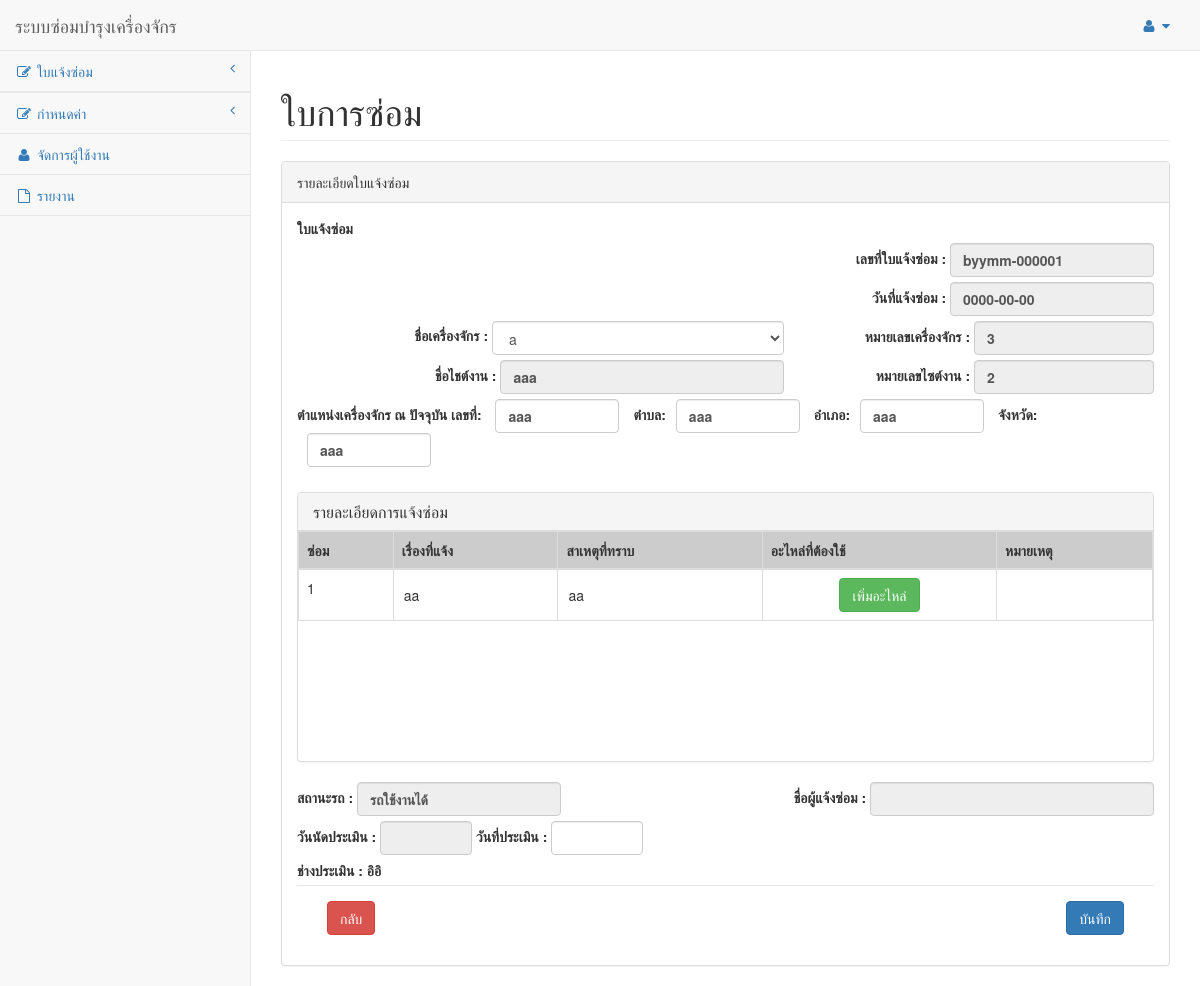
/CheckParts/addParts.php?id=byymm-000001, run on the app's committed database.
### tables this page shows
CREATE TABLE `tdoctmajob` (
  `XVMajDocNo` varchar(13) NOT NULL,
  `XVMajWhoInformant` varchar(100) NOT NULL,
  `XVMajStatus` varchar(30) NOT NULL,
  `XVMaCarStatus` varchar(200) NOT NULL,
  `XVMajFinishRmk` varchar(150) NOT NULL,
  `XVMajDocStatus` varchar(1) NOT NULL,
  `XVMajNumber` varchar(100) NOT NULL,
  `XVMajSub-district` varchar(100) NOT NULL,
  `XVMajDistrict` varchar(100) NOT NULL,
  `XVMajProvince` varchar(100) NOT NULL,
  `XVVehCode` int(5) NOT NULL
);

CREATE TABLE `tdoctmajobdate` (
  `XVMajDocNo` varchar(13) NOT NULL,
  `XDMajEstAppPlanDate` datetime NOT NULL,
  `XDMajEstActualDate` datetime NOT NULL,
  `XDMajDate` date NOT NULL,
  `XDMajSpareDate` date NOT NULL,
  `XDMaPickupAppPlanDate` datetime NOT NULL,
  `XDMajRepairAppPlanDate` datetime NOT NULL,
  `XDMajRepairActualDate` datetime NOT NULL,
  `XDMajPickupActualDate` datetime NOT NULL,
  `XDMajFinishDate` datetime NOT NULL,
  `XDMajConfirmDate` datetime NOT NULL,
  `XDMajSendTime` datetime NOT NULL,
  `XDMajKeyTime` datetime NOT NULL
);

CREATE TABLE `tmstvehicle` (
  `XVVehCode` int(5) NOT NULL,
  `XVVehName` varchar(50) NOT NULL,
  `XVVehRegistration` varchar(50) NOT NULL,
  `XVVehNumber` varchar(50) NOT NULL,
  `XVVehMango` varchar(50) NOT NULL,
  `XVVehBrand` varchar(50) NOT NULL,
  `XVVehModel` varchar(50) NOT NULL,
  `XVVehChassisNumber` varchar(50) NOT NULL,
  `XVVehEngineNumber` varchar(50) NOT NULL,
  `XVVehTypeCode` int(5) DEFAULT NULL,
  `XVDptCode` int(5) DEFAULT NULL
);

CREATE TABLE `tmstmdepartment` (
  `XVDptCode` int(5) NOT NULL,
  `XVDptNumber` varchar(100) NOT NULL,
  `XVDptSub-district` varchar(100) NOT NULL,
  `XVDptDistrict` varchar(100) NOT NULL,
  `XVDptProvince` varchar(100) NOT NULL,
  `XVDptname` varchar(100) NOT NULL
);

CREATE TABLE `tdoctmajobdetail` (
  `XIMajdSeqNo` int(3) NOT NULL,
  `XVMajDocNo` varchar(13) NOT NULL,
  `XVMajdSubject` varchar(150) NOT NULL,
  `XVMajdCause` varchar(150) NOT NULL,
  `XVMajConfirm` varchar(50) NOT NULL
);

### CheckParts/addParts.php (the view, shortened to what this page needs)
<!DOCTYPE html>
<html lang="en">
<head>
    <link href="../vendor/bootstrap/css/bootstrap.min.css" rel="stylesheet">
    <link href="../vendor/metisMenu/metisMenu.min.css" rel="stylesheet">
    <link href="../vendor/datatables/css/dataTables.bootstrap.css" rel="stylesheet">
    <link href="../vendor/datatables-responsive/dataTables.responsive.css" rel="stylesheet">
    <link href="../dist/css/sb-admin-2.css" rel="stylesheet">
    <link href="../vendor/css/datepicker.css" rel="stylesheet">
    <link href="../vendor/font-awesome/css/font-awesome.min.css" rel="stylesheet" type="text/css">
    <link rel="stylesheet" href="../vendor/css/bootstrap-select.css">
    <link href="../vendor/font-awesome/css/font-awesome.min.css" rel="stylesheet" type="text/css">
</head>
<?php
    if(isset($_GET['id'])){
        ?>
<body>
    <?php
include '../Template/templsidebar.php';
         include '../database/connect.php';
    if(isset($_GET['id'])){
        $id=$_GET['id'];
    $sql = " SELECT  m.XVMajDocNo, d.XDMajDate, m.XVVehCode, v.XVVehName, m.XVMajStatus, m.XVMajDocStatus ,depart.XVDptCode,depart.XVDptName,depart.XVDptNumber,depart.`XVDptSub-district`,depart.XVDptDistrict,depart.XVDptProvince
 FROM  tdoctmajob m, tdoctmajobdate d, tmstvehicle v,tmstmdepartment depart
 WHERE m.XVMajDocNo = d.XVMajDocNo
 AND m.XVVehCode = v.XVVehCode
 AND v.XVDptCode = depart.XVDptCode
 AND m.XVMajDocNo ='$id'";
$result = mysqli_query($connect,$sql) or die(mysqli_query($connect));
while ($row=mysqli_fetch_array($result)){
?>
    <div id="wrapper">
        <div id="page-wrapper">
            <div class="row">
                <div class="col-lg-12">
                    <h1 class="page-header">ใบการซ่อม</h1>
                </div>
            </div>
            <div class="row">
                <div class="col-lg-12">
                    <div class="panel panel-default">
                        <div class="panel-heading">
                            รายละเอียดใบแจ้งซ่อม
                        </div>
                        <div class="panel-body">
                            <label>ใบแจ้งซ่อม</label>
                            <form action="" class="form-inline">
                                <div class="row">
                                    <div class="col-md-6"></div>
                                    <div class="col-md-6 ml-auto">
                                        <div class="col text-right">
                                            <label for="numb">เลขที่ใบแจ้งซ่อม : <input type="text" name="XVMajDocNo"
                                                    id="jobid" class="form-control"
                                                    value="<?php echo $row["XVMajDocNo"];?>" readonly></label>
                                        </div>
                                    </div>
                                </div>
                                <div class="row">
                                    <div class="col-md-6"></div>
                                    <div class="col-md-6 ml-auto">
                                        <div class="col text-right">
                                            <label for="numb">วันที่แจ้งซ่อม : <input type="text" name="numb"
                                                    class="form-control" value="<?php echo $row["XDMajDate"];?>"
                                                    readonly></label>
                                        </div>
                                    </div>
                                </div>
                                <div class="row">
                                    <div class="col-md-7">
                                        <div class="col text-right">
                                            <label for="numb">ชื่อเครื่องจักร :</label>
                                            <select id="XVVehName" name="XVVehName" class="form-control"
                                                style="width:60%">
                                                <?php
                                     include '../database/connect.php';
                                     $sql1 = "select * from tmstvehicle; ";
                                     $result1 = mysqli_query($connect,$sql1) or die(mysqli_query($connect));
                                     while ($row1=mysqli_fetch_array($result1)){
                                         ?>
                                                <option value="<?php echo $row1["XVVehCode"];?>"
                                                    <?php if($row["XVVehCode"] == $row1["XVVehCode"]) echo "selected" ?>>
                                                    <?php echo $row1["XVVehName"]; ?></option>
                                                <?php
                                     }
                                    ?>
                                            </select>
                                        </div>
                                    </div>
                                    <div class="col-md-5">
                                        <div class="col text-right">
                                            <label for="numb">หมายเลขเครื่องจักร : <input type="text" size="17"
                                                    name="noof" value="<?php echo $row["XVVehCode"];?>"
                                                    class="form-control" id="noof" readonly></label>
                                        </div>
                                    </div>
                                </div>
                                <div class="row">
                                    <div class="col-md-7">
                                        <div class="col text-right">
                                            <label for="numb">ชื่อไชต์งาน : <input type="text" size="30" name="dname"
                                                    id="dname" value="<?php echo $row["XVDptName"];?>"
                                                    class="form-control" readonly></label>
                                        </div>
                                    </div>
                                    <div class="col-md-5">
                                        <div class="col text-right">
                                            <label for="numb">หมายเลขไซต์งาน : <input type="text" size="17" name="dcode"
                                                    value="<?php echo $row["XVDptCode"];?>" id="dcode"
                                                    class="form-control" readonly></label>
                                        </div>
                                    </div>
                                </div>
                                <div class="form-row">
                                    <div class="col">
                                        <label for="numb">ตำแหน่งเครื่องจักร ณ ปัจจุบัน เลขที่:
                                            <input type="text" style="margin: 0px 10px;" size="10" name="dnum" id="dnum"
                                                value="<?php echo $row["XVDptNumber"];?>" class="form-control">
                                            ตำบล:<input type="text" style="margin: 0px 10px;" size="10" name="dsub"
                                                id="dsub" value="<?php echo $row["XVDptSub-district"];?>"
                                                class="form-control">
                                            อำเภอ:<input type="text" style="margin: 0px 10px;" size="10" name="ddis"
                                                id="ddis" value="<?php echo $row["XVDptDistrict"];?>"
                                                class="form-control">
                                            จังหวัด:<input type="text" style="margin: 0px 10px;" size="10" name="dpro"
                                                id="dpro" value="<?php echo $row["XVDptProvince"];?>"
                                                class="form-control"></label>
                                    </div>
                                </div>
                                <?php }?>
                                <div class="panel panel-default" style="margin-top:20px;">
                                    <div class="panel-heading">
                                        <h3 class="panel-title">รายละเอียดการแจ้งซ่อม</h3>
                                    </div>
                                    <div class="table-wrapper-scroll-y my-custom-scrollbar">
                                        <table class="table table-bordered" id="tab_logic">
                                            <thead>
                                                <tr>
                                                    <th style="background:#CCCCCC;">ซ่อม</th>
                                                    <th style="background:#CCCCCC;">เรื่องที่แจ้ง</th>
                                                    <th style="background:#CCCCCC;">สาเหตุที่ทราบ</th>
                                                    <th style="background:#CCCCCC;">อะไหล่ที่ต้องใช้</th>
                                                    <th style="background:#CCCCCC;">หมายเหตุ</th>
                                                </tr>
                                            </thead>
                                            <tbody class="sub">
                                                <?php
                                             include '../database/connect.php';
                                                $sql2 = "SELECT  jd.XIMajdSeqNo,jd.XVMajdSubject,jd.XVMajdCause
                                                FROM  tdoctmajob j ,tdoctmajobdetail jd
                                                WHERE  j.XVMajDocNo = jd.XVMajDocNo
                                                AND j.XVMajDocNo = '$id'";
                                                $result2 = mysqli_query($connect,$sql2) or die(mysqli_query($connect));
                                                while ($row2=mysqli_fetch_array($result2)){
                                            ?>
                                                <tr id='addr0'>
                                                    <td class="seq"><?php echo $row2["XIMajdSeqNo"];?></td>
                                                    <td><input type="text" name="n_sub[]"
                                                            placeholder="กรุณากรอกเรื่องที่แจ้ง"
                                                            value="<?php echo $row2["XVMajdSubject"];?>" readonly>
                                                    </td>
                                                    <td><input type="text" name="sub[]" placeholder="กรุณากรอกสาเหตุ"
                                                            value="<?php echo $row2["XVMajdCause"];?>" readonly></td>
                                                    <td align="center"><button type="button" class="btn btn-success mr-auto addPart">เพิ่มอะไหล่</button></td>
                                                    <td><input type="text" name="note[]"></td>
                                                </tr>
                                                <?php } ?>
                                            </tbody>
                                        </table>
                                    </div>
                                    <div class="panel-body" style="margin:0px;">
                                    </div>
                                </div>
                                <div class="row">
                                    <div class="col-md-5">
                                        <div class="col text-left">
                                            <label for="numb">สถานะรถ :
                                                <input class="form-control" type="text" value="รถใช้งานได้" readonly>
                                            </label>
                                        </div>
                                    </div>
                                    <div class="col-md-7">
                                        <div class="col text-right">
                                            <label for="numb">ชื่อผู้แจ้งซ่อม : <input type="text" size="30"
                                                    name="nameof" class="form-control" readonly></label>
                                        </div>
                                    </div>
                                    <div class="col-md-6">
                                        <div class="col text-left">
                                            <label for="numb">วันนัดประเมิน : <input type="text" size="6" name="as_date"
                                                    class="form-control" readonly>
                                            </label>
                                            <label for="numb">วันที่ประเมิน : <input type="text" size="6"
                                                    name="eva_date" class="form-control">
                                            </label>
                                        </div>
                                    </div>
                                    <div class="col-md-12">
                                        <div class="col text-left">
                                            <label for="numb">ช่างประเมิน : <?php echo 'อิอิ'?>
                                            </label>
                                        </div>
                                    </div>
                                </div>
                                <div class="modal-footer">
                                    <div class="col-md-6">
                                        <div class="col text-left">
                                            <button type="button" class="btn btn-danger mr-auto"
                                                onclick="window.location.href='listEvaluate.php'">กลับ</button>
                                        </div>
                                    </div>
                                    <div class="col-md-6">
                                        <div class="col text-right">
                                            <button type="button" class="btn btn-primary"
                                                data-dismiss="modal">บันทึก</button>
                                        </div>
                                    </div>
                                </div>
                            </form>
                        </div>
                    </div>
                </div>
            </div>
            <?php } ?>
        </div>
</body>
<?php } ?>
</html>

### data on the page
tdoctmajob: XVMajDocNo "byymm-000001", numb "0000-00-00", XVVehName "a", noof "3", dname "aaa", dcode "2", dnum "aaa", dsub "aaa", ddis "aaa", dpro "aaa"
tdoctmajobdetail: XIMajdSeqNo "1", XVMajdSubject "aa", XVMajdCause "aa"
